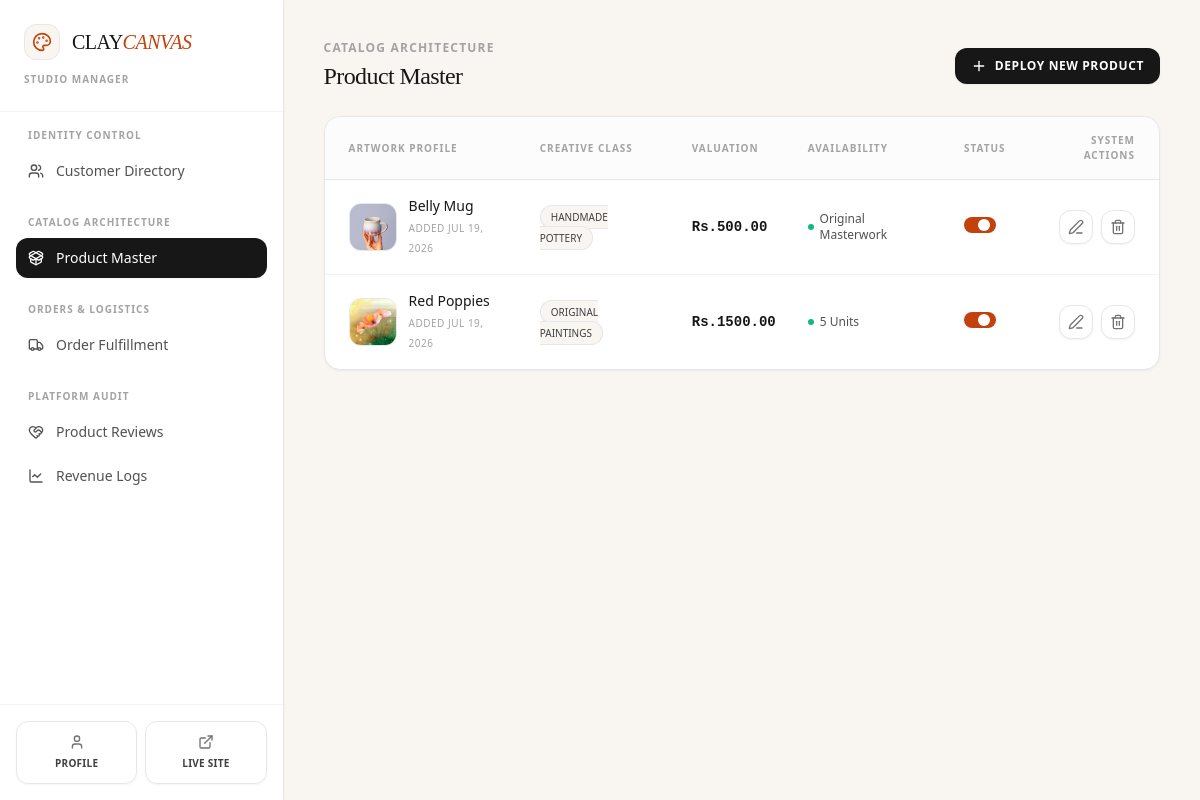
The app's page /dashboard/admin/?section=product-management (signed in) with its own data.
### cc_app/models.py (models this page shows, shortened)
class Product(models.Model):
    class Category(models.TextChoices):
        PAINTINGS = 'paintings', 'Original Paintings'
        POTTERY = 'pottery', 'Handmade Pottery'
        CERAMICS = 'ceramics', 'Sculptures & Ceramics'
        PRINTS = 'prints', 'Canvas & Fine Art Prints'
        ACCESSORIES = 'accessories', 'Art Supplies & Displays'
    name = models.CharField(max_length=255)
    category = models.CharField(max_length=30, choices=Category.choices)
    description = models.TextField(help_text="Detailed description of the artwork, dimensions, and materials used.")
    price = models.DecimalField(max_digits=10, decimal_places=2)
    stock = models.PositiveIntegerField(default=1, help_text="Set to 1 for unique, original one-off masterworks.")
    product_image = models.ImageField(upload_to='images/products/')
    is_active = models.BooleanField(default=True)
    created_at = models.DateTimeField(auto_now_add=True)

### cc_app/views/dashboard.py (the view)
# urls.py: path('dashboard/admin/', admin_dashboard_view, name='admin_dashboard'),
@login_required
def admin_dashboard_view(request):
    if not request.user.is_staff:
        messages.error(request, "You do not have permission to access the admin dashboard.")
        return redirect('/')
    section = request.GET.get('section', 'customer-management')
    context = {
        'section': section,
        'awaiting_dispatch_count': Order.objects.filter(status='confirmed').count(),
        'awaiting_delivery_count': Order.objects.filter(status='shipping').count(),
        'delivered_count': Order.objects.filter(status='delivered').count(),
        'completed_count': Order.objects.filter(status='completed').count(),
        'cancelled_count': Order.objects.filter(status='cancelled').count(),
        'total_gross_revenue': Order.objects.filter(status='completed').aggregate(total=models.Sum('total_amount'))['total'] or 0,
    }
    if section == 'customer-management':
        context['customers'] = User.objects.filter(is_staff=False).order_by('-date_joined')
    elif section == 'product-management':
        context['products'] = Product.objects.all().order_by('-created_at')
    elif section == 'order-fulfillment':
        context['orders'] = Order.objects.all().order_by('-created_at')
    elif section == 'product-reviews':
        context['reviews'] = Review.objects.all().order_by('-created_at')
    elif section == 'revenue-logs':
        context['revenue_logs'] = Order.objects.filter(status='completed').order_by('-created_at')
    return render(request,'dashboard/admin_dashboard.html', context)

### cc_app/templates/dashboard/admin_dashboard.html (shortened to what this page needs)
<!DOCTYPE html>
<html lang="en">
<head>
    {% load static %}
    <link href="{% static 'css/styles.css' %}" rel="stylesheet" />
</head>
<body class="bg-[#f9f5f0] flex min-h-screen overflow-hidden text-neutral-900">
    <aside class="w-72 bg-white flex flex-col shadow-sm relative z-30 border-r border-gray-200">
        <div class="p-6 border-b border-gray-100">
            <div class="flex items-center gap-3">
                <div class="h-9 w-9 bg-[#f9f5f0] border border-gray-200 rounded-xl flex items-center justify-center">
                    <i data-lucide="palette" class="w-5 h-5 text-orange-700"></i>
                </div>
                <h1 class="text-xl font-serif font-normal tracking-tight text-neutral-900">
                    CLAY<span class="text-orange-700 italic font-light">CANVAS</span>
                </h1>
            </div>
            <p class="text-[10px] font-bold uppercase tracking-widest text-neutral-400 mt-3">Studio Manager</p>
        </div>
        <nav class="flex-grow p-4 space-y-6 overflow-y-auto custom-scrollbar">
            <div class="space-y-1">
                <span class="px-3 text-[10px] font-bold text-neutral-400 uppercase tracking-widest block mb-2">Identity Control</span>
                <a href="?section=customer-management" class="flex items-center gap-3 px-3 py-2.5 rounded-xl text-sm font-medium transition-colors {% if section == 'customer-management' or not section %}bg-neutral-900 text-white shadow-sm{% else %}text-neutral-600 hover:bg-neutral-50 hover:text-neutral-900{% endif %}">
                    <i data-lucide="users" class="w-4 h-4 shrink-0"></i>
                    <span>Customer Directory</span>
                </a>
            </div>
            <div class="space-y-1">
                <span class="px-3 text-[10px] font-bold text-neutral-400 uppercase tracking-widest block mb-2">Catalog Architecture</span>
                <a href="?section=product-management" class="flex items-center gap-3 px-3 py-2.5 rounded-xl text-sm font-medium transition-colors {% if section == 'product-management' %}bg-neutral-900 text-white shadow-sm{% else %}text-neutral-600 hover:bg-neutral-50 hover:text-neutral-900{% endif %}">
                    <i data-lucide="package-open" class="w-4 h-4 shrink-0"></i>
                    <span>Product Master</span>
                </a>
            </div>
            <div class="space-y-1">
                <span class="px-3 text-[10px] font-bold text-neutral-400 uppercase tracking-widest block mb-2">Orders & Logistics</span>
                <a href="?section=order-fulfillment" class="flex items-center gap-3 px-3 py-2.5 rounded-xl text-sm font-medium transition-colors {% if section == 'order-fulfillment' %}bg-neutral-900 text-white shadow-sm{% else %}text-neutral-600 hover:bg-neutral-50 hover:text-neutral-900{% endif %}">
                    <i data-lucide="truck" class="w-4 h-4 shrink-0"></i>
                    <span>Order Fulfillment</span>
                </a>
            </div>
            <div class="space-y-1">
                <span class="px-3 text-[10px] font-bold text-neutral-400 uppercase tracking-widest block mb-2">Platform Audit</span>
                <a href="?section=product-reviews" class="flex items-center gap-3 px-3 py-2.5 rounded-xl text-sm font-medium transition-colors {% if section == 'product-reviews' %}bg-neutral-900 text-white shadow-sm{% else %}text-neutral-600 hover:bg-neutral-50 hover:text-neutral-900{% endif %}">
                    <i data-lucide="heart-handshake" class="w-4 h-4 shrink-0"></i>
                    <span>Product Reviews</span>
                </a>
                <a href="?section=revenue-logs" class="flex items-center gap-3 px-3 py-2.5 rounded-xl text-sm font-medium transition-colors {% if section == 'revenue-logs' %}bg-neutral-900 text-white shadow-sm{% else %}text-neutral-600 hover:bg-neutral-50 hover:text-neutral-900{% endif %}">
                    <i data-lucide="line-chart" class="w-4 h-4 shrink-0"></i>
                    <span>Revenue Logs</span>
                </a>
            </div>
        </nav>
        <div class="p-4 border-t border-gray-100 bg-white grid grid-cols-2 gap-2">
            <a href="/profile/"
               class="flex flex-col items-center justify-center gap-1.5 border border-gray-200 text-neutral-700 p-3 rounded-xl hover:bg-neutral-50 hover:text-neutral-900 transition-colors shadow-sm">
                <i data-lucide="user" class="w-4 h-4 text-neutral-500"></i>
                <span class="text-[10px] font-semibold tracking-wide uppercase">Profile</span>
            </a>
            <a href="/" target="_blank"
               class="flex flex-col items-center justify-center gap-1.5 border border-gray-200 text-neutral-700 p-3 rounded-xl hover:bg-neutral-50 hover:text-neutral-900 transition-colors shadow-sm">
                <i data-lucide="external-link" class="w-4 h-4 text-neutral-500"></i>
                <span class="text-[10px] font-semibold tracking-wide uppercase">Live Site</span>
            </a>
        </div>
    </aside>
    <main class="flex-grow flex flex-col h-screen overflow-y-auto bg-[#f9f5f0] p-6 lg:p-10">
        <div class="max-w-7xl w-full mx-auto">
            {% if section == 'customer-management' or not section %}
                {% include 'dashboard/admin/_customer_management.html' %}
            {% elif section == 'product-management' %}
                {% include 'dashboard/admin/_product_management.html' %}
            {% elif section == 'order-fulfillment' %}
                {% include 'dashboard/admin/_order_fulfillment.html' %}
            {% elif section == 'product-reviews' %}
                {% include 'dashboard/admin/_product_reviews.html' %}
            {% elif section == 'revenue-logs' %}
                {% include 'dashboard/admin/_revenue_logs.html' %}
            {% endif %}
        </div>
    </main>
</body>
</html>

### cc_app/templates/dashboard/admin/_product_management.html (shortened to what this page needs)
<div class="space-y-6">
    <div class="flex flex-col sm:flex-row sm:items-center justify-between gap-4">
        <div>
            <h2 class="text-xs font-bold uppercase tracking-widest text-neutral-400 mb-1">Catalog Architecture</h2>
            <h1 class="text-2xl font-serif font-normal text-neutral-900 tracking-tight">Product Master</h1>
        </div>
        <div>
            <a href="/products/add/" class="bg-neutral-900 hover:bg-neutral-800 text-white text-xs font-semibold uppercase tracking-wider px-4 py-2.5 rounded-xl transition-colors flex items-center gap-2 shadow-sm">
                <i data-lucide="plus" class="w-4 h-4"></i>
                Deploy New Product
            </a>
        </div>
    </div>
    {% if products %}
    <div class="bg-white border border-gray-200 rounded-2xl shadow-sm overflow-hidden">
        <div class="overflow-x-auto">
            <table class="w-full text-left border-collapse">
                <thead>
                    <tr class="border-b border-gray-200 text-[10px] font-bold uppercase tracking-widest text-neutral-400 bg-neutral-50/50">
                        <th class="p-4 pl-6">Artwork Profile</th>
                        <th class="p-4">Creative Class</th>
                        <th class="p-4">Valuation</th>
                        <th class="p-4">Availability</th>
                        <th class="p-4">Status</th>
                        <th class="p-4 pr-6 text-right">System Actions</th>
                    </tr>
                </thead>
                <tbody class="divide-y divide-gray-100 text-sm text-neutral-700">
                    {% for product in products %}
                        <tr class="hover:bg-neutral-50/50 transition-colors">
                            <td class="p-4 pl-6 flex items-center gap-3">
                                <div class="w-12 h-12 rounded-xl bg-[#f9f5f0] border border-gray-200 overflow-hidden flex items-center justify-center text-neutral-400 shrink-0">
                                    {% if product.product_image %}
                                        <img src="{{ product.product_image.url }}" alt="{{ product.name }}" class="w-full h-full object-cover">
                                    {% else %}
                                        <i data-lucide="image" class="w-5 h-5 text-neutral-400"></i>
                                    {% endif %}
                                </div>
                                <div>
                                    <span class="text-neutral-900 block font-medium">{{ product.name }}</span>
                                    <span class="text-[10px] text-neutral-400 block tracking-wider uppercase mt-0.5">Added {{ product.created_at|date:"M d, Y" }}</span>
                                </div>
                            </td>
                            <td class="p-4">
                                <span class="bg-[#f9f5f0] text-neutral-700 border border-gray-200 text-[10px] font-medium uppercase px-2.5 py-1 rounded-full">
                                    {{ product.get_category_display }}
                                </span>
                            </td>
                            <td class="p-4 font-mono text-sm font-semibold text-neutral-900">Rs.{{ product.price|floatformat:2 }}</td>
                            <td class="p-4">
                                <div class="flex items-center gap-1.5 text-xs">
                                    <span class="w-1.5 h-1.5 rounded-full {% if product.stock > 0 %}bg-emerald-500{% else %}bg-rose-500{% endif %}"></span>
                                    <span class="text-neutral-600 font-medium">
                                        {% if product.stock == 1 and product.category == 'paintings' or product.category == 'pottery' %}
                                            Original Masterwork
                                        {% else %}
                                            {{ product.stock }} Units
                                        {% endif %}
                                    </span>
                                </div>
                            </td>
                            <td class="p-4">
                                <label class="relative inline-flex items-center cursor-pointer select-none">
                                    <div class="w-8 h-4 bg-gray-200 peer-focus:outline-none rounded-full peer peer-checked:after:translate-x-full peer-checked:after:border-white after:content-[''] after:absolute after:top-[2px] after:left-[2px] after:bg-white after:rounded-full after:h-3 after:w-3 after:transition-all peer-checked:bg-orange-700"></div>
                                </label>
                            </td>
                            <td class="p-4 pr-6 text-right">
                                <div class="flex items-center justify-end gap-2">
                                    <a href="/products/edit/{{ product.id }}/" class="p-2 bg-white hover:bg-neutral-50 text-neutral-500 hover:text-neutral-900 rounded-xl border border-gray-200 transition-colors shadow-sm" title="Edit Masterwork">
                                        <i data-lucide="edit-3" class="w-4 h-4"></i>
                                    </a>
                                    <a href="/products/delete/{{ product.id }}/" class="p-2 bg-white hover:bg-rose-50 text-neutral-500 hover:text-rose-700 rounded-xl border border-gray-200 hover:border-rose-200 transition-colors shadow-sm" title="Decommission Architecture">
                                        <i data-lucide="trash-2" class="w-4 h-4"></i>
                                    </a>
                                </div>
                            </td>
                        </tr>
                    {% endfor %}
                </tbody>
            </table>
        </div>
    </div>
    {% endif %}
</div>

### records on screen
Product: product_image (picture), name "Belly Mug", created_at "JUL 19, 2026", category "HANDMADE POTTERY", price "500.00", stock "Original Masterwork"
Product: product_image (picture), name "Red Poppies", created_at "JUL 19, 2026", category "ORIGINAL PAINTINGS", price "1500.00", stock "5"
